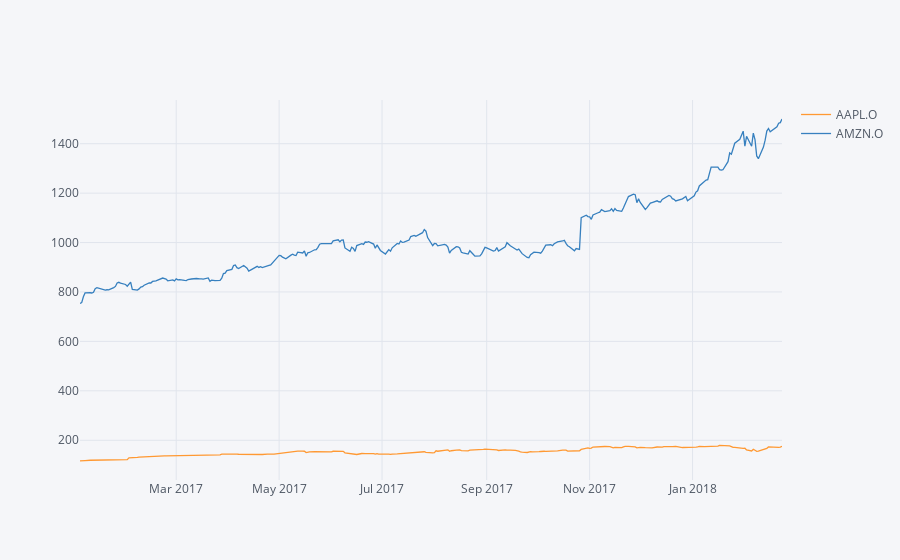

Source (notebook cell):
### Markdown cell above
Then, I use the output from `ek.get_timeseries()` to plot a line chart to visualize the trend of the stock prices for each company.

### Code cell
ts_data.iplot()

### Figure 1 — Plotly figure (JSON) as saved in the notebook; plotly's stock layout.template omitted (floating-point values rounded to 4 significant figures; data arrays with more than 128 entries replaced by an {"elided": "..."} marker saying what was removed)
{"data": [{"line": {"color": "rgba(255, 153, 51, 1.0)", "dash": "solid", "shape": "linear", "width": 1.3}, "mode": "lines", "name": "AAPL.O", "text": "", "type": "scatter", "x": {"elided": "288 str values"}, "y": {"elided": "288 float values"}}, {"line": {"color": "rgba(55, 128, 191, 1.0)", "dash": "solid", "shape": "linear", "width": 1.3}, "mode": "lines", "name": "AMZN.O", "text": "", "type": "scatter", "x": {"elided": "288 str values"}, "y": {"elided": "288 float values"}}], "layout": {"legend": {"bgcolor": "#F5F6F9", "font": {"color": "#4D5663"}}, "paper_bgcolor": "#F5F6F9", "plot_bgcolor": "#F5F6F9", "title": {"font": {"color": "#4D5663"}}, "xaxis": {"gridcolor": "#E1E5ED", "showgrid": true, "tickfont": {"color": "#4D5663"}, "title": {"font": {"color": "#4D5663"}, "text": ""}, "zerolinecolor": "#E1E5ED"}, "yaxis": {"gridcolor": "#E1E5ED", "showgrid": true, "tickfont": {"color": "#4D5663"}, "title": {"font": {"color": "#4D5663"}, "text": ""}, "zerolinecolor": "#E1E5ED"}}}
